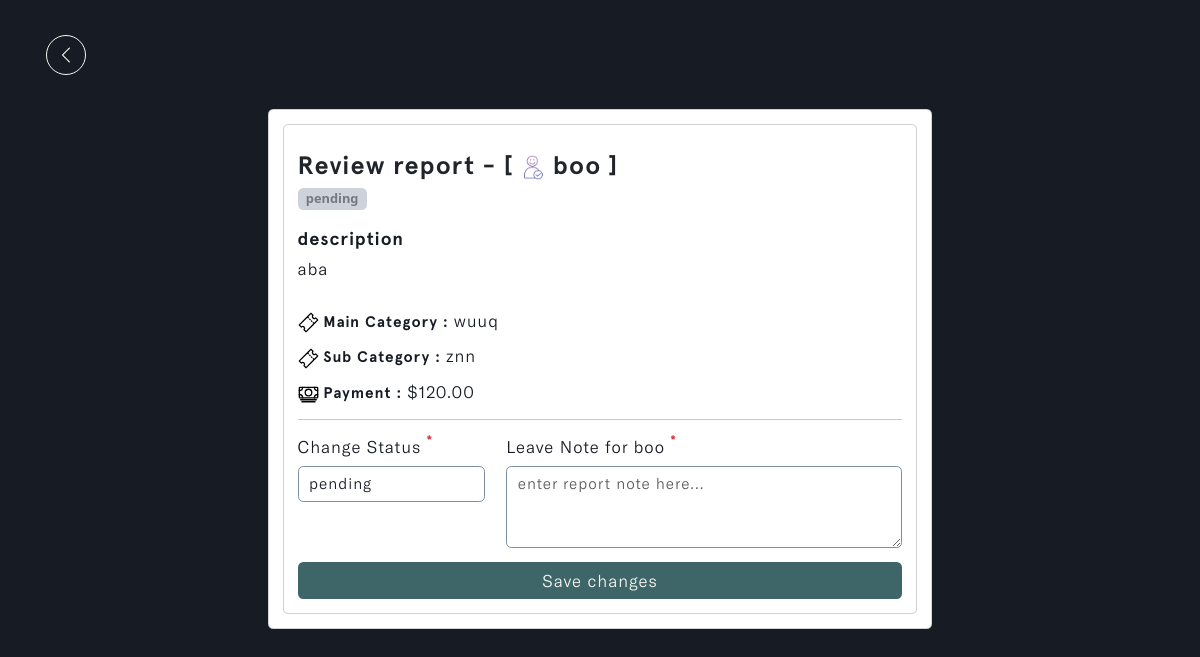
The app's page /admins/review-report/5ba440de72804987becda0e4ca989a08, older data.
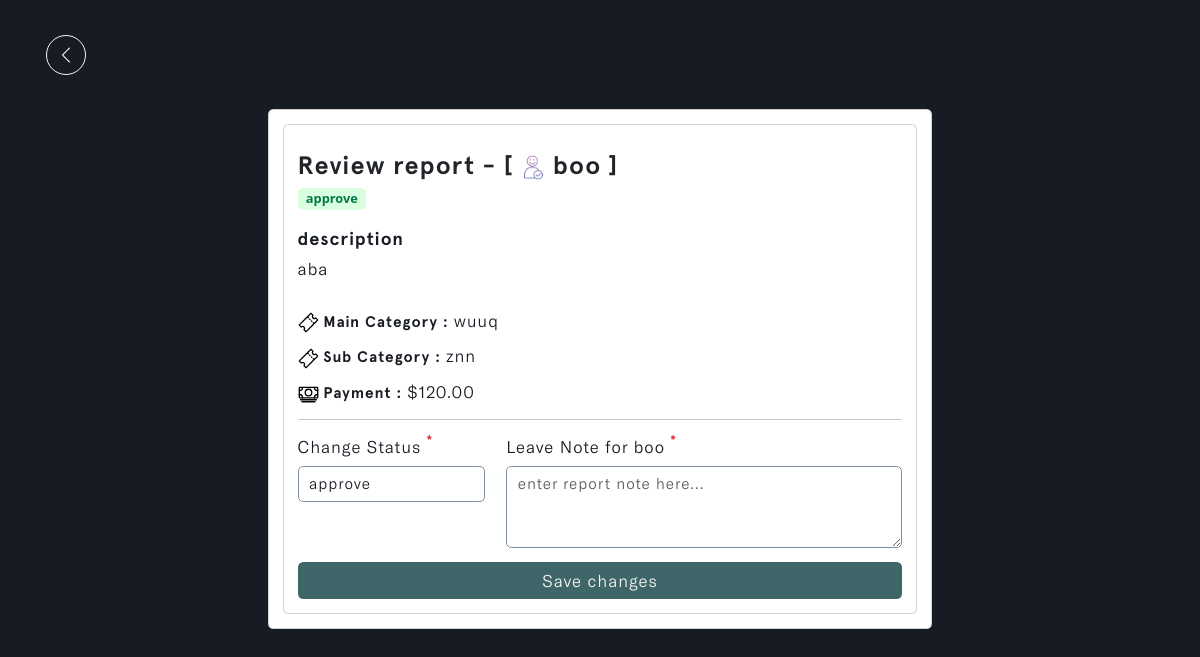
The same page, newer data.
### reports/models.py (models this page shows, shortened)
class Report(models.Model):
    STATUS = (
        ('pending', 'pending'),
        ('correction', 'correction'),
        ('approve', 'approve'),
        ('reject', 'reject')
    )
    account_owner = models.ForeignKey(Profile, on_delete=models.CASCADE, null=True, db_index=True)
    description = models.TextField(null=True, blank=True, db_index=True)
    main_category = models.CharField(max_length=255, null=True, blank=True, db_index=True)
    sub_category = models.CharField(max_length=255, null=True, blank=True, db_index=True)
    status = models.CharField(max_length=255, default="pending", null=True, blank=True, choices=STATUS, db_index=True)
    payment = models.DecimalField(max_digits=10, decimal_places=2, null=True, blank=True, default=0.00, db_index=True)
    report_note = models.TextField(null=True, blank=True, db_index=True)
    updated_time_stamp = models.DateTimeField(auto_now=True, db_index=True)
    created_time_stamp = models.DateTimeField(auto_now_add=True, db_index=True)
    id = models.UUIDField(default=uuid.uuid4, primary_key=True, unique=True, editable=False)
    class Meta:
        ordering = ['-updated_time_stamp']

### accounts/models.py (models this page shows)
class Profile(models.Model):
    user = models.OneToOneField(settings.AUTH_USER_MODEL, on_delete=models.CASCADE, blank=True, null=True)
    name = models.CharField(max_length=255, unique=True)
    username = models.CharField(max_length=255, unique=True, blank=True, null=True)
    email = models.EmailField(max_length=255, unique=True)
    updated_time_stamp = models.DateTimeField(auto_now=True)
    created_time_stamp = models.DateTimeField(auto_now_add=True)
    id = models.UUIDField(default=uuid.uuid4, primary_key=True, unique=True, editable=False)
    def __str__(self):
        return self.username

### u_admin/views.py (the view)
# urls.py: path('review-report/<str:report_id>', views.review_report, name='review-report'),
def review_report(request, report_id):
    report = Report.objects.get(id=report_id)
    form = ReviewReportForm(instance=report)
    if request.method == 'POST':
        form = ReviewReportForm(request.POST, instance=report)
        if form.is_valid():
            messages.success(request, 'Report Review Completed Successfully!')
            form.save()
            return redirect('pending-reports')
    context = {'form': form, 'report': report}
    return render(request, 'u_admin/review-report.html', context)

### reports/forms.py
class ReviewReportForm(ModelForm):
    class Meta:
        model = Report
        fields = ['status', 'report_note']
        widgets = {
            'report_note': forms.Textarea(attrs={'placeholder': 'enter report note here...', 'rows': 3, 'cols': 40}),
        }
    def __init__(self, *args, **kwargs):
        super(ReviewReportForm, self).__init__(*args, **kwargs)
        for name, fields in self.fields.items():
            fields.widget.attrs.update({'class': 'input form-control'})

### u_admin/templates/u_admin/review-report.html (shortened to what the changed rows need)
{% load static %}
{% load widget_tweaks %}
{% load humanize %}
<!DOCTYPE html>
<html lang="en" class="js has-scroll-init has-scroll-smooth">
  <head>
    <link rel="stylesheet" href="{% static '/css/bootstrap.min.css' %}" />
    <link rel="stylesheet" href="{% static '/css/review-report.css' %}" />
  </head>
  <body
    id="pageTop"
    class="page-content"
    data-spy="scroll"
    data-target="#mainNav"
  >
    <main>
      <div data-scroll class="page page--layout-2" id="main">
        <div id="hero">
          <div class="container-fluid">
            <div class="hero-intro">
              <div class="card d-flex mx-auto" id="review_card">
                <div class="card-body">
                  <div class="card">
                    <div class="card-body">
                      <h5>
                        Review report - [
                        <img
                          src="{% static '/images/user.png' %}"
                          class="img-fluid"
                          id="user_img"
                          alt="user_img"
                        />
                        {{report.account_owner}} ]
                      </h5>
                      <h6>
                        {% if report.status == 'pending' %}
                        <span class="badge pending">pending</span>
                        {% elif report.status == 'reject' %}
                        <span class="badge reject">reject</span>
                        {% elif report.status == 'correction' %}
                        <span class="badge correction">correction</span>
                        {% else %}
                        <span class="badge approve">approve</span>
                        {% endif %}
                      </h6>
                      <h2>description</h2>
                      <p>{{report.description}}</p>
                      <h3>
                        <img
                          src="{% static '/images/ticket-outline.svg' %}"
                          class="img-fluid"
                          id="category__img"
                          alt="category__img"
                        />
                        Main Category :
                        <span>{{report.main_category}}</span>
                      </h3>
                      <h3>
                        <img
                          src="{% static '/images/ticket-outline.svg' %}"
                          class="img-fluid"
                          id="category__img"
                          alt="category__img"
                        />
                        Sub Category :
                        <span>{{report.sub_category}}</span>
                      </h3>
                      <h3>
                        <img
                          src="{% static '/images/cash-outline.svg' %}"
                          class="img-fluid"
                          id="cash__img"
                          alt="cash__img"
                        />
                        Payment :
                        <span>${{report.payment|floatformat:2|intcomma}}</span>
                      </h3>
                      <hr />
                      <form action="" method="POST">
                        <div class="row">
                          <div class="col-md-4">
                            <div class="mb-3">
                              <label
                                for="exampleFormControlInput1"
                                class="form-label"
                                >Change Status
                                <sup class="text-danger fw-bold fs-6"
                                  >*</sup
                                ></label
                              >
                              {{form.status}}
                            </div>
                          </div>
                          <div class="col-md-8">
                            <div class="mb-3">
                              <label
                                for="exampleFormControlInput1"
                                class="form-label"
                                >Leave Note for {{report.account_owner}}
                                <sup class="text-danger fw-bold fs-6"
                                  >*</sup
                                ></label
                              >
                              {{form.report_note}}
                            </div>
                          </div>
                        </div>
                        <div class="d-grid gap-2">
                        </div>
                      </form>
                    </div>
                  </div>
                </div>
              </div>
            </div>
          </div>
        </div>
      </div>
    </main>
  </body>
</html>

Row changes from the older to the newer data that the page shows:
changed Report "aba": status "pending" → "approve"
Text that changed along with them:
text no longer shown: "pending"
text now shown: "approve"
